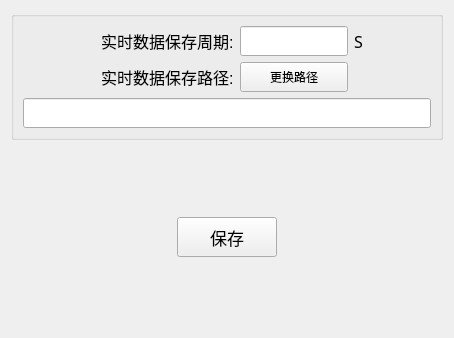
<?xml version="1.0" encoding="UTF-8"?>
<ui version="4.0">
 <class>TFormDataRecord</class>
 <widget class="QWidget" name="TFormDataRecord">
  <property name="geometry">
   <rect>
    <x>0</x>
    <y>0</y>
    <width>454</width>
    <height>338</height>
   </rect>
  </property>
  <property name="windowTitle">
   <string>Form</string>
  </property>
  <layout class="QVBoxLayout" name="verticalLayout">
   <item>
    <widget class="QGroupBox" name="groupBox">
     <property name="title">
      <string/>
     </property>
     <layout class="QGridLayout" name="gridLayout_2">
      <item row="0" column="1" rowspan="2">
       <widget class="QLabel" name="label_3">
        <property name="minimumSize">
         <size>
          <width>0</width>
          <height>0</height>
         </size>
        </property>
        <property name="font">
         <font>
          <family>Microsoft YaHei UI</family>
          <pointsize>12</pointsize>
         </font>
        </property>
        <property name="text">
         <string>实时数据保存周期:</string>
        </property>
       </widget>
      </item>
      <item row="0" column="2" rowspan="2">
       <widget class="QLineEdit" name="lineEdit">
        <property name="sizePolicy">
         <sizepolicy hsizetype="Expanding" vsizetype="Preferred">
          <horstretch>0</horstretch>
          <verstretch>0</verstretch>
         </sizepolicy>
        </property>
        <property name="minimumSize">
         <size>
          <width>100</width>
          <height>30</height>
         </size>
        </property>
        <property name="maximumSize">
         <size>
          <width>150</width>
          <height>30</height>
         </size>
        </property>
       </widget>
      </item>
      <item row="0" column="3" rowspan="2" colspan="2">
       <widget class="QLabel" name="label_5">
        <property name="font">
         <font>
          <family>宋体</family>
          <pointsize>12</pointsize>
         </font>
        </property>
        <property name="text">
         <string>S</string>
        </property>
       </widget>
      </item>
      <item row="1" column="0">
       <spacer name="horizontalSpacer_3">
        <property name="orientation">
         <enum>Qt::Horizontal</enum>
        </property>
        <property name="sizeHint" stdset="0">
         <size>
          <width>19</width>
          <height>20</height>
         </size>
        </property>
       </spacer>
      </item>
      <item row="1" column="4">
       <spacer name="horizontalSpacer_28">
        <property name="orientation">
         <enum>Qt::Horizontal</enum>
        </property>
        <property name="sizeHint" stdset="0">
         <size>
          <width>29</width>
          <height>20</height>
         </size>
        </property>
       </spacer>
      </item>
      <item row="2" column="0">
       <spacer name="horizontalSpacer_6">
        <property name="orientation">
         <enum>Qt::Horizontal</enum>
        </property>
        <property name="sizeHint" stdset="0">
         <size>
          <width>19</width>
          <height>20</height>
         </size>
        </property>
       </spacer>
      </item>
      <item row="2" column="1">
       <widget class="QLabel" name="label_4">
        <property name="minimumSize">
         <size>
          <width>0</width>
          <height>0</height>
         </size>
        </property>
        <property name="font">
         <font>
          <family>Microsoft YaHei UI</family>
          <pointsize>12</pointsize>
         </font>
        </property>
        <property name="text">
         <string>实时数据保存路径:</string>
        </property>
       </widget>
      </item>
      <item row="2" column="2">
       <widget class="QPushButton" name="pushButton_11">
        <property name="sizePolicy">
         <sizepolicy hsizetype="Expanding" vsizetype="Preferred">
          <horstretch>0</horstretch>
          <verstretch>0</verstretch>
         </sizepolicy>
        </property>
        <property name="minimumSize">
         <size>
          <width>100</width>
          <height>30</height>
         </size>
        </property>
        <property name="font">
         <font>
          <family>Microsoft YaHei UI</family>
         </font>
        </property>
        <property name="text">
         <string>更换路径</string>
        </property>
       </widget>
      </item>
      <item row="2" column="4">
       <spacer name="horizontalSpacer_29">
        <property name="orientation">
         <enum>Qt::Horizontal</enum>
        </property>
        <property name="sizeHint" stdset="0">
         <size>
          <width>29</width>
          <height>20</height>
         </size>
        </property>
       </spacer>
      </item>
      <item row="3" column="0" colspan="5">
       <widget class="QLineEdit" name="lineEdit_2">
        <property name="enabled">
         <bool>true</bool>
        </property>
        <property name="minimumSize">
         <size>
          <width>150</width>
          <height>30</height>
         </size>
        </property>
        <property name="maximumSize">
         <size>
          <width>9999999</width>
          <height>30</height>
         </size>
        </property>
        <property name="readOnly">
         <bool>true</bool>
        </property>
       </widget>
      </item>
     </layout>
    </widget>
   </item>
   <item>
    <spacer name="verticalSpacer_6">
     <property name="orientation">
      <enum>Qt::Vertical</enum>
     </property>
     <property name="sizeHint" stdset="0">
      <size>
       <width>20</width>
       <height>63</height>
      </size>
     </property>
    </spacer>
   </item>
   <item>
    <layout class="QHBoxLayout" name="horizontalLayout">
     <item>
      <spacer name="horizontalSpacer_13">
       <property name="orientation">
        <enum>Qt::Horizontal</enum>
       </property>
       <property name="sizeHint" stdset="0">
        <size>
         <width>108</width>
         <height>20</height>
        </size>
       </property>
      </spacer>
     </item>
     <item>
      <widget class="QPushButton" name="pushButton_6">
       <property name="minimumSize">
        <size>
         <width>100</width>
         <height>40</height>
        </size>
       </property>
       <property name="maximumSize">
        <size>
         <width>100</width>
         <height>40</height>
        </size>
       </property>
       <property name="font">
        <font>
         <family>Microsoft YaHei UI</family>
         <pointsize>13</pointsize>
        </font>
       </property>
       <property name="text">
        <string>保存</string>
       </property>
      </widget>
     </item>
     <item>
      <spacer name="horizontalSpacer_36">
       <property name="orientation">
        <enum>Qt::Horizontal</enum>
       </property>
       <property name="sizeHint" stdset="0">
        <size>
         <width>123</width>
         <height>17</height>
        </size>
       </property>
      </spacer>
     </item>
    </layout>
   </item>
   <item>
    <spacer name="verticalSpacer_10">
     <property name="orientation">
      <enum>Qt::Vertical</enum>
     </property>
     <property name="sizeHint" stdset="0">
      <size>
       <width>20</width>
       <height>62</height>
      </size>
     </property>
    </spacer>
   </item>
  </layout>
 </widget>
 <resources/>
 <connections/>
</ui>
